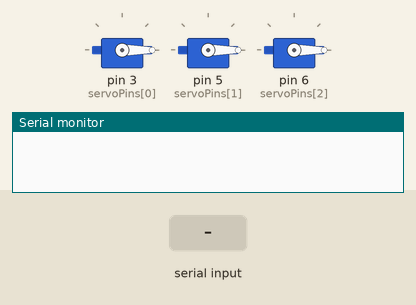
Bench run of a sketch on a simulated Arduino Uno, built with avr-gcc and run on an emulated ATmega328P. On the bench: 3 × servo, the last lines printed to the serial monitor. The inputs (shaded band) are chosen by the test bench.

Above: at 1.2 s.
1.3 s: "S90\n" received over Serial
At 1.9 s:
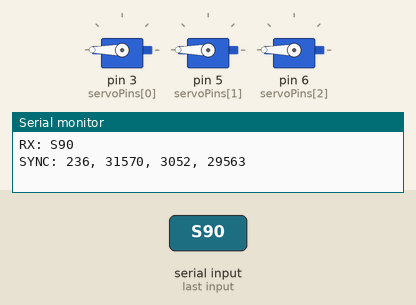
2.8 s: "90,45\n" received over Serial
5.8 s: "1\n" received over Serial
Timing chart, 0 to 8.8 s (numbered marks = the images above; inputs shaded):
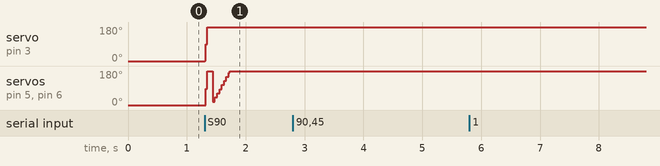

The sketch:

new_ardd2_copy_20251222173222.ino
```cpp
#include <Servo.h>

#define NUM_SERVOS 3

Servo servos[NUM_SERVOS];
int servoPins[NUM_SERVOS] = {3, 5, 6};   // A, B, C
int currentAngle[NUM_SERVOS] = {0, 0, 0};

void setup() {
  Serial.begin(115200);

  // Attach all servos once
  for (int i = 0; i < NUM_SERVOS; i++) {
    servos[i].attach(servoPins[i]);
    servos[i].write(currentAngle[i]);
  }
}

void loop() {
  // String cmd = "S,{10},{10},{10},{0.5}\n";
  // parseCommand(cmd);
  if (Serial.available()) {
    // String cmd = "S,{15},{15},{15},{0.5}\n"
    String cmd = Serial.readStringUntil('\n');
    parseCommand(cmd);
  }
}

void parseCommand(String cmd) {
  Serial.print("RX: ");
  Serial.println(cmd);

  // Torque ON / OFF
  if (cmd.startsWith("T")) {
    int id, state;
    sscanf(cmd.c_str(), "T,%d,%d", &id, &state);
    torqueSet(id, state);
  }

  // Single move (legacy)
  else if (cmd.startsWith("M")) {
    int id, angle, time_ms;
    sscanf(cmd.c_str(), "M,%d,%f,%d", &id, &angle, &time_ms);
    moveServoTimed(id, angle, time_ms);
  }

  // ===== SYNC MOVE =====
  else if (cmd.startsWith("S")) {
    int a1, a2, a3, time_ms;
    sscanf(cmd.c_str(), "S,%f,%f,%f,%d", &a1, &a2, &a3, &time_ms);

    Serial.print("SYNC: ");
    Serial.print(a1); Serial.print(", ");
    Serial.print(a2); Serial.print(", ");
    Serial.print(a3); Serial.print(", ");
    Serial.println(time_ms);

    moveAllServosTimed(a1, a2, a3, time_ms);
  }
}

void torqueSet(int id, int state) {
  if (id < 1 || id > NUM_SERVOS) return;
  int idx = id - 1;

  if (state == 1) {
    servos[idx].attach(servoPins[idx]);
    servos[idx].write(currentAngle[idx]);
  } else {
    servos[idx].detach();
  }
}

void moveServoTimed(int id, int target, int time_ms) {
  if (id < 1 || id > NUM_SERVOS) return;
  int idx = id - 1;

  int start = currentAngle[idx];
  int steps = abs(target - start);
  if (steps == 0) return;

  int delay_ms = time_ms / steps;

  for (int i = 0; i <= steps; i++) {
    int angle = start + (target > start ? i : -i);
    servos[idx].write(angle);
    delay(delay_ms);
  }

  currentAngle[idx] = target;
}

// ======= SYNC MOVE IMPLEMENTATION =======
void moveAllServosTimed(int a1, int a2, int a3, int time_ms) {

  int targets[NUM_SERVOS] = {a1, a2, a3};

  int maxSteps = 0;
  for (int i = 0; i < NUM_SERVOS; i++) {
    int steps = abs(targets[i] - currentAngle[i]);
    if (steps > maxSteps) maxSteps = steps;
  }

  if (maxSteps == 0) return;

  int delay_ms = time_ms / maxSteps;

  for (int step = 0; step <= maxSteps; step++) {
    for (int i = 0; i < NUM_SERVOS; i++) {
      int diff = targets[i] - currentAngle[i];
      if (abs(diff) >= step) {
        int dir = (diff > 0) ? 1 : -1;
        servos[i].write(currentAngle[i] + dir * step);
      }
    }
    delay(delay_ms);
  }

  for (int i = 0; i < NUM_SERVOS; i++) {
    currentAngle[i] = targets[i];
  }
}
```

Measured:
- after the input at 1.3 s, servo on pin 3 (servoPins[0]): 0° → 180° at once
